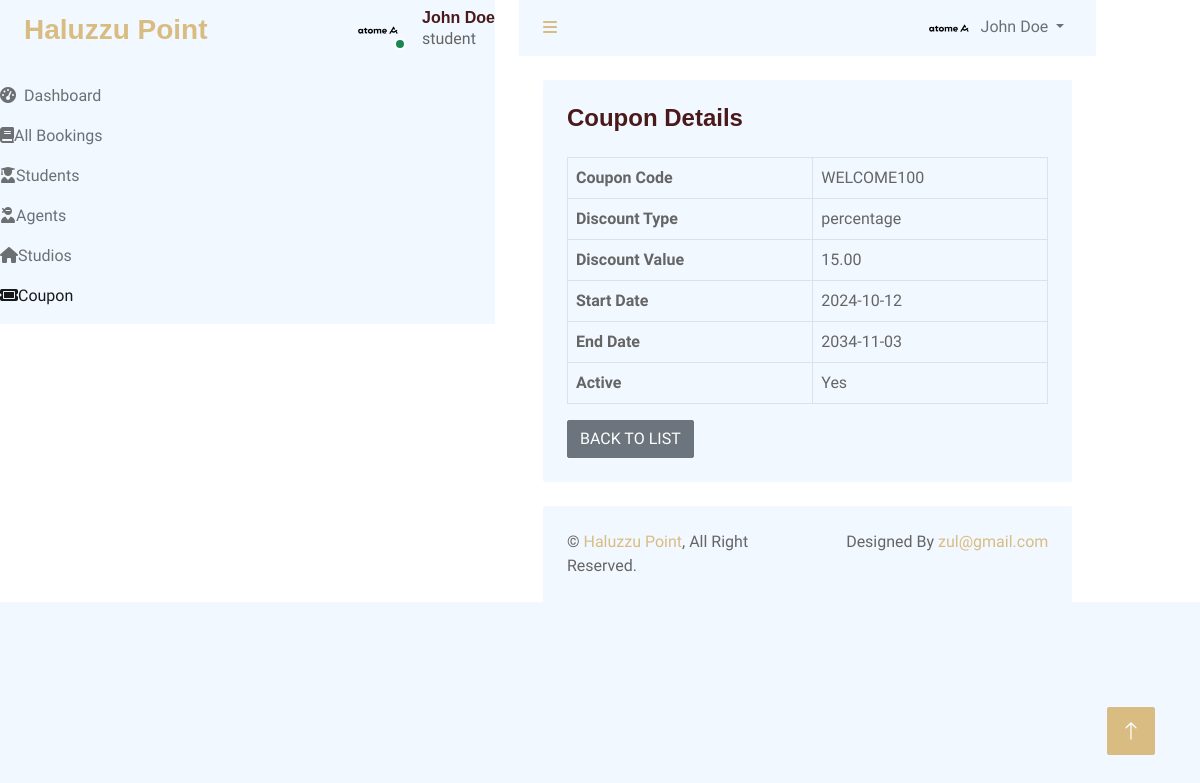
The page /haluzzu/couponDetail?id=1 (signed in) on the database its author committed.
### tables this page shows
CREATE TABLE `students` (
  `student_id` int(11) NOT NULL,
  `user_id` int(11) DEFAULT NULL,
  `student_no` varchar(50) NOT NULL,
  `campus_location` varchar(100) DEFAULT NULL,
  `state` varchar(50) DEFAULT NULL
);

CREATE TABLE `users` (
  `user_id` int(11) NOT NULL,
  `name` varchar(100) NOT NULL,
  `email` varchar(100) NOT NULL,
  `image_profile` varchar(366) DEFAULT NULL,
  `password` varchar(255) NOT NULL,
  `phone_number` varchar(20) DEFAULT NULL,
  `user_type` enum('student','agent','admin') NOT NULL,
  `created_at` timestamp NOT NULL DEFAULT current_timestamp(),
  `updated_at` timestamp NOT NULL DEFAULT current_timestamp() ON UPDATE current_timestamp()
);

CREATE TABLE `coupons` (
  `coupon_id` int(11) NOT NULL,
  `coupon_code` varchar(50) NOT NULL,
  `discount_type` enum('percentage','fixed') NOT NULL DEFAULT 'fixed',
  `discount_value` decimal(10,2) NOT NULL,
  `usage_limit` int(11) DEFAULT 1,
  `used_count` int(11) DEFAULT 0,
  `start_date` date NOT NULL,
  `end_date` date NOT NULL,
  `is_active` tinyint(1) DEFAULT 1,
  `created_at` timestamp NOT NULL DEFAULT current_timestamp(),
  `updated_at` timestamp NOT NULL DEFAULT current_timestamp() ON UPDATE current_timestamp()
);

### index2.php (called while the page is built, shortened)
<?php
    require "router.php";
?>

### config.php (called while the page is built, shortened)
<?php
$base_url = '/haluzzu';
$system_name = 'Haluzzu Point';
?>

### controller/functions.php (called while the page is built, shortened)
<?php
function getCurrentUser($conn, $user_id)
{
    $query = "
        SELECT users.*, agents.*, admin.*, students.*
        FROM users
        LEFT JOIN agents ON users.user_id = agents.user_id
        LEFT JOIN admin ON users.user_id = admin.user_id
        LEFT JOIN students ON users.user_id = students.user_id
        WHERE users.user_id = $user_id
    ";
    $query_run = mysqli_query($conn, $query);
    if ($query_run && mysqli_num_rows($query_run) > 0) {
        return mysqli_fetch_assoc($query_run);
    } else {
        return null;
    }
}

### students/views/coupon-detail.php (the view, shortened to what this page needs)
<?php
include 'controller/dbconnect.php';
include 'controller/functions.php';
include 'config.php';
if (isset($_GET['id'])) {
    $coupon_id = $_GET['id'];
    $query = "SELECT * FROM coupons WHERE coupon_id = ?";
    $stmt = mysqli_prepare($conn, $query);
    mysqli_stmt_bind_param($stmt, "i", $coupon_id);
    mysqli_stmt_execute($stmt);
    $result = mysqli_stmt_get_result($stmt);
    $row = mysqli_fetch_assoc($result);
}
?>
<?php include 'admin/views/components/header.php'; ?>
<body>
    <div class="container-fluid position-relative bg-white d-flex p-0">
        <?php include 'admin/views/components/sidebar.php'; ?>
        <div class="content">
            <?php include 'admin/views/components/navbar.php'; ?>
            <div class="container-fluid pt-4 px-4">
                <div class="bg-light rounded h-100 p-4">
                    <h4 class="mb-4">Coupon Details</h4>
                    <table class="table table-bordered">
                        <tr>
                            <th>Coupon Code</th>
                            <td><?= htmlspecialchars($row['coupon_code']) ?></td>
                        </tr>
                        <tr>
                            <th>Discount Type</th>
                            <td><?= htmlspecialchars($row['discount_type']) ?></td>
                        </tr>
                        <tr>
                            <th>Discount Value</th>
                            <td><?= htmlspecialchars($row['discount_value']) ?></td>
                        </tr>
                        <tr>
                            <th>Start Date</th>
                            <td><?= htmlspecialchars($row['start_date']) ?></td>
                        </tr>
                        <tr>
                            <th>End Date</th>
                            <td><?= htmlspecialchars($row['end_date']) ?></td>
                        </tr>
                        <tr>
                            <th>Active</th>
                            <td><?= $row['is_active'] ? 'Yes' : 'No' ?></td>
                        </tr>
                    </table>
                    <a href="<?= $base_url ?>/<?= $user_type ?>/coupons-list" class="btn btn-secondary">Back to List</a>
                </div>
            </div>
            <?php include 'admin/views/components/footer.php'; ?>
</body>
</html>

### admin/views/components/sidebar.php (shortened to what this page needs)
<div class="sidebar pe-4 pb-3">
    <nav class="navbar bg-light navbar-light">
        <a href="<?= $base_url ?>" class="navbar-brand mx-4 mb-3">
            <h3 class="text-primary"><?= $system_name ?></h3>
        </a>
        <div class="d-flex align-items-center ms-4 mb-4">
            <div class="position-relative">
                <img class="rounded-circle me-lg-2" src="<?php echo $base_url; ?>/uploads/<?php echo htmlspecialchars($image_profile); ?>" alt="Profile Image" style="width: 40px; height: 40px;">
                <div class="bg-success rounded-circle border border-2 border-white position-absolute end-0 bottom-0 p-1"></div>
            </div>
            <div class="ms-3">
                <h6 class="mb-0"><?= ucwords($current_user['name']) ?></h6>
                <span><?= $current_user['user_type'] ?></span>
            </div>
        </div>
        <div class="navbar-nav w-100">
            <?php
               $current_url = parse_url($_SERVER['REQUEST_URI'], PHP_URL_PATH);
               $is_dashboard = strpos($current_url, 'dashboard') !== false;
               $is_bookings = strpos($current_url, 'booking') !== false;
               $is_users = strpos($current_url, 'student') !== false;
               $is_agents = strpos($current_url, 'agent') !== false;
               $is_studios = strpos($current_url, 'studio') !== false;
               $is_coupons = strpos($current_url, 'coupon') !== false;
               ?>
            <nav>
                <a href="<?= $base_url; ?>/<?= $user_type ?>/dashboard" class="nav-item nav-link <?= $is_dashboard ? 'active' : ''; ?>">
                    <i class="fa fa-tachometer-alt me-2"></i>Dashboard
                </a>
                <a href="<?= $base_url; ?>/<?= $user_type ?>/bookings-list" class="nav-item nav-link <?= $is_bookings ? 'active' : ''; ?>">
                    <i class="fa-solid fa-book"></i>All Bookings
                </a>
                <a href="<?= $base_url; ?>/<?= $user_type ?>/students-list" class="nav-item nav-link <?= $is_users ? 'active' : ''; ?>">
                    <i class="fa-solid fa-user-graduate"></i>Students
                </a>
                <a href="<?= $base_url; ?>/<?= $user_type ?>/agents-list" class="nav-item nav-link <?= $is_agents ? 'active' : ''; ?>">
                    <i class="fa-solid fa-user-ninja"></i>Agents
                </a>
                <a href="<?= $base_url; ?>/<?= $user_type ?>/studios-list" class="nav-item nav-link <?= $is_studios ? 'active' : ''; ?>">
                    <i class="fa-solid fa-house"></i>Studios
                </a>
                <a href="<?= $base_url; ?>/<?= $user_type ?>/coupons-list" class="nav-item nav-link <?= $is_coupons ? 'active' : ''; ?>">
                    <i class="fa-solid fa-ticket"></i>Coupon
                </a>
            </nav>
        </div>
    </nav>
</div>

### admin/views/components/navbar.php (shortened to what this page needs)
<nav class="navbar navbar-expand bg-light navbar-light sticky-top px-4 py-0">
    <a href="#" class="sidebar-toggler flex-shrink-0">
        <i class="fa fa-bars"></i>
    </a>
    <div class="navbar-nav align-items-center ms-auto">
        <div class="nav-item dropdown">
            <a href="#" class="nav-link dropdown-toggle" data-bs-toggle="dropdown">
                <img class="rounded-circle me-lg-2" src="<?php echo $base_url; ?>/uploads/<?php echo htmlspecialchars($image_profile); ?>" alt="" style="width: 40px; height: 40px;">
                <span class="d-none d-lg-inline-flex"><?= ucwords($current_user['name']) ?></span>
            </a>
        </div>
    </div>
</nav>

### css/style.css (style rules this page uses)
:root { --primary: #FEA116; --light: #F1F8FF; --dark: #0F172B; }
.btn { font-weight: 500; text-transform: uppercase; transition: .5s; }
.btn.btn-primary, .btn.btn-secondary { color: #FFFFFF; }

### rows shown on the page
students: user.image_profile (picture), user.name "John Doe", user.user_type "student"
coupons: coupon_code "WELCOME100", discount_type "percentage", discount_value "15.00", start_date "2024-10-12", end_date "2034-11-03"

### other values the page prints
$system_name "Haluzzu Point"
$email "zul@gmail.com"
